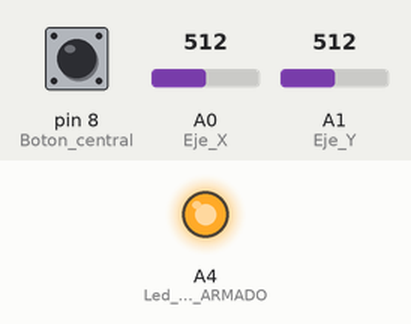
The sketch below on a simulated Arduino Uno, built with avr-gcc and run on an emulated ATmega328P. Parts: output pins drawn as LEDs (lit = HIGH). Inputs (shaded band) come from the test bench; at power-on: pin 8 (Boton_central) HIGH, A0 (Eje_X) = 512, A1 (Eje_Y) = 512. No radio packets arrive unless stated; what the sketch prints to the serial monitor is not drawn.

Above: at 0.1 s.
Timing chart, 0 to 1.6 s (numbered marks = the images above):
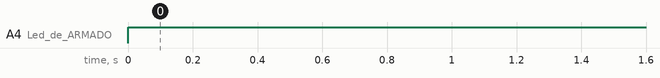

The sketch:

EMISOR.ino
```cpp
#include <VirtualWire.h>


int EjeX = 0;
int EjeY = 0;
int Boton = 0;

const int dataPin = 9;

void setup()
{
    Serial.begin(9600);
    vw_setup(2000);  //Se inicia la comunicacion
    vw_set_tx_pin(dataPin); //Se declara el pin de trasmisor, este caso TX = 9
    pinMode(A0,INPUT); //Eje X
    pinMode(A1,INPUT); // Eje Y
    pinMode(8,INPUT_PULLUP); // Boton central
    pinMode(A4,OUTPUT); //Led de ARMADO
}

void loop()
{
    // Se transmiten 3 bytes: Eje X, Eje Y, Pulsador ON/OF

    EjeX = analogRead(A0)/4;
    EjeY = analogRead(A1)/4;
    Boton = digitalRead(8);
    digitalWrite(A4,HIGH);
    //delay(500);
    //digitalWrite(A4,LOW);
    //delay(500);

   // while (Serial.available() > 0)
   // {
       EjeX = analogRead(A0)/4;
       EjeY = analogRead(A1)/4;
       Boton = digitalRead(8);

       Serial.print(EjeX);
       Serial.print(" ");
       Serial.print(EjeY);
       Serial.print(" ");
       Serial.print(Boton);
       Serial.println(" ");

      uint8_t data[3]; //Vector de 1 byte de longitud 3

      data[0] = EjeX;
      data[1] = EjeY;
      data[2] = Boton;

      // (cadena, numero de bytes)
      // En este caso se pasan 3 byte sin signo (255 valores) Solo se pasa el nombre  del vector con un puntero

      vw_send((uint8_t*)data, sizeof(data) );
      vw_wait_tx();   // Espera a que el mensaje en vw_send se termine de transmitir

  //  }
 //   delay(100);
}
```

Measured:
- by itself, A4 (Led_de_ARMADO): LOW → HIGH at 0.00 s
